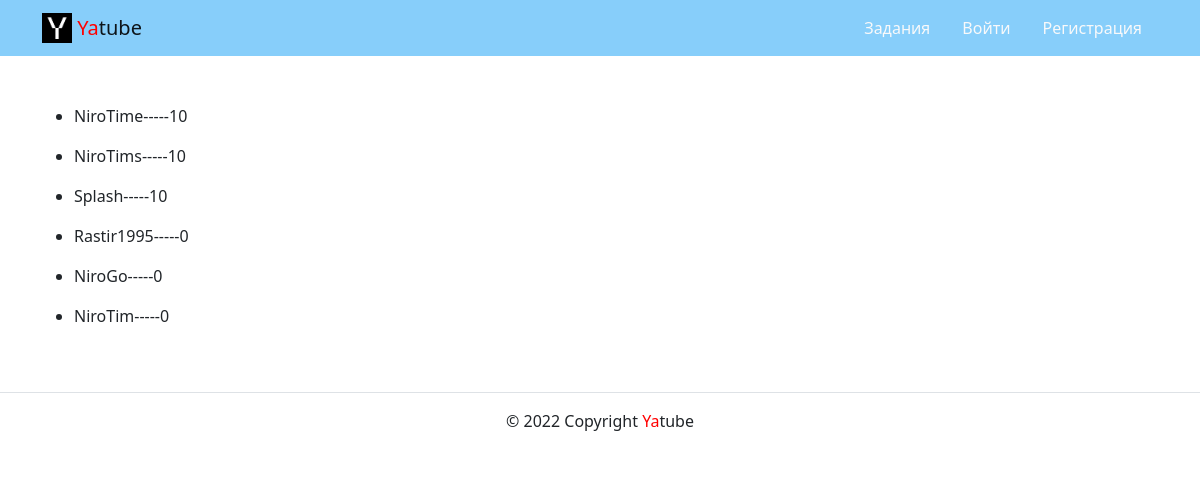
The page / on the database its author committed.
### users/models.py (models this page shows, shortened)
class Profile(models.Model):
    user = models.OneToOneField(User, on_delete=models.CASCADE)
    avatar = ImageField(upload_to="photos/%Y/%m/%d/", blank=True)
    rating = models.IntegerField(default=0, editable=False)

### tasks/views.py (the view)
# urls.py: path('', index, name='index'),
def index(request):
    template = 'tasks/index.html'
    top_users = Profile.objects.all().order_by('-rating')
    context = {
        'top_users': top_users
    }
    return render(request, template, context=context)

### templates/tasks/index.html (shortened to what this page needs)
{% extends 'base.html' %}
{% block content %}
  <div class="container py-5">
    {% for profile in top_users %}
    <ul>
      <li>{{ profile.user }}-----{{ profile.rating }}</li>
    </ul>
    {% endfor %}
  </div>
{% endblock %}

### rows shown on the page
Profile: user "NiroTime", rating "10"
Profile: user "NiroTims", rating "10"
Profile: user "Splash", rating "10"
Profile: user "Rastir1995", rating "0"
Profile: user "NiroGo", rating "0"
Profile: user "NiroTim", rating "0"
